Frame 1 (no input): blank canvas, image omitted
Frame 60 (no input): blank canvas, image omitted
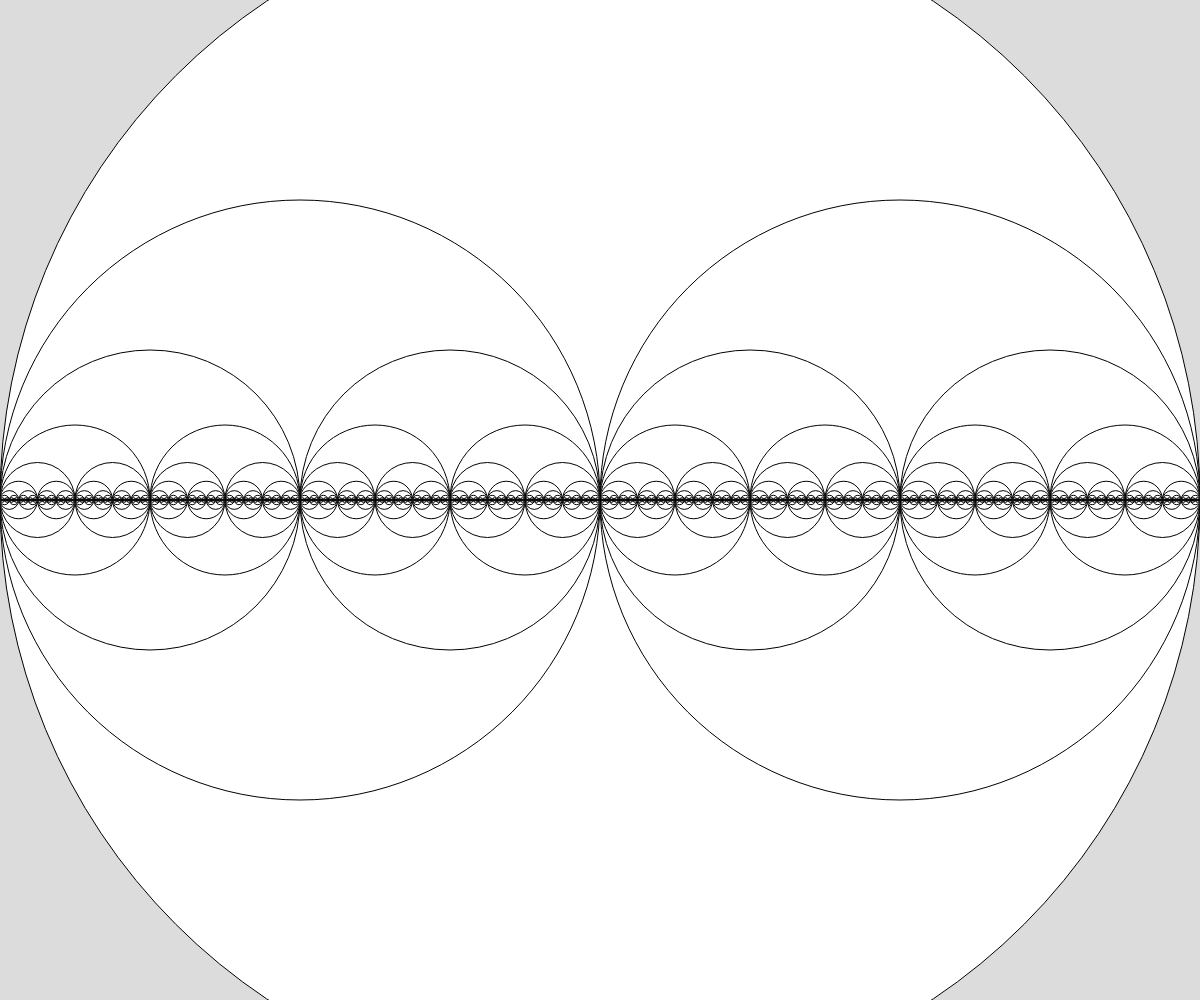
Frame 120 (the mouse pressed at the canvas centre since frame 60)

The p5.js sketch whose frames 1 and 60 were blank and that drew this single picture after the mouse press (run headless with seeded random() and noise() and a simulated clock; from frame 60 on, the mouse is pressed at the canvas centre):

// p5.js sketch
// ── sketch.js
// Fractal Circles made with recursion


function setup() {
  createCanvas(windowWidth, windowHeight);
}

function draw() {
  background(220);
  recursiveCircle(width/2, height/2, mouseX);
}

function recursiveCircle(x, y, radius) {
  circle(x, y, radius*2);

  if (radius > 1) {
    recursiveCircle(x + radius/2, y, radius/2);
    recursiveCircle(x - radius/2, y, radius/2);
  }
}
